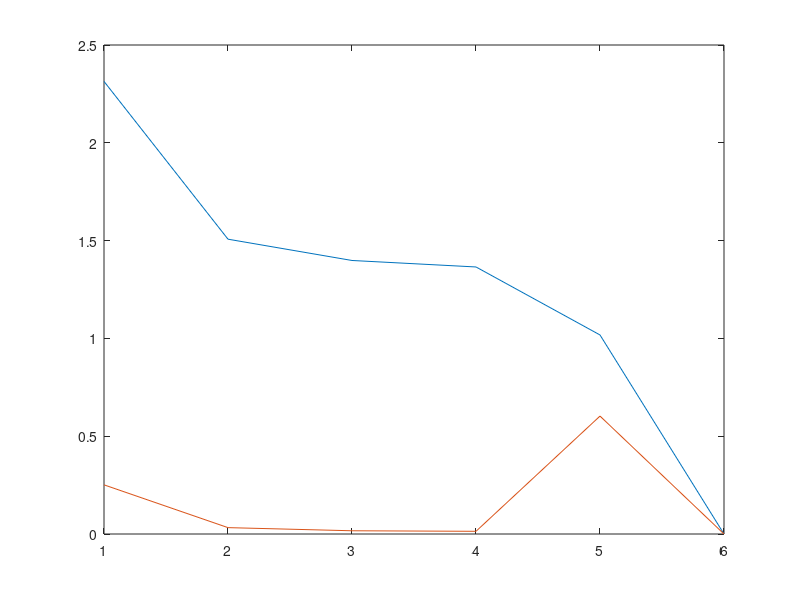
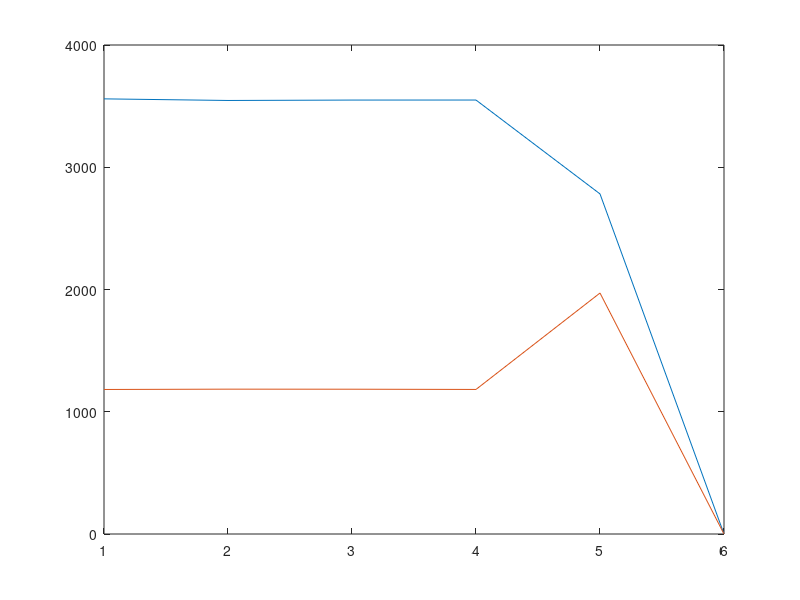

Source code (MATLAB) for these figures, in order:
clear all;
close all
load train_test_rmse_expALS_find_nbr_features_lambda01
%load train_test_rmse_kmeans_log_50_100
meanTrainRMSE = reshape(meanTrainRMSE,[6,20]);
mtrain = mean(meanTrainRMSE,2);
strain = std(meanTrainRMSE');
plot(mtrain);

hold on;
plot(strain);

figure
meanTestRMSE = reshape(meanTestRMSE,[6,20]);
mtest = mean(meanTestRMSE,2);
stest = std(meanTestRMSE');
plot(mtest);
hold on;
plot(stest);
